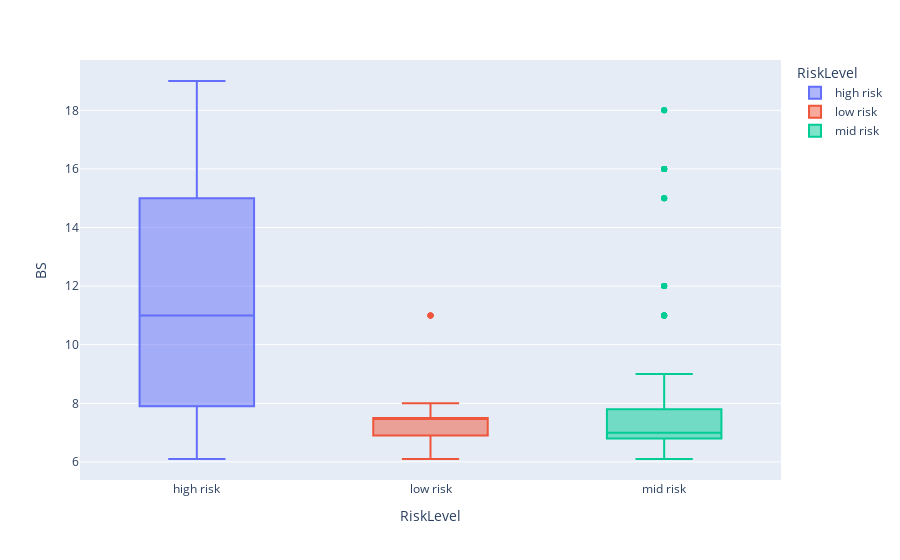

This figure's notebook cell:
### Code cell
import plotly.express as px

fig = px.box(dados_BS_acima,x='RiskLevel', y="BS", color='RiskLevel')
fig.show()

### Figure 1 — Plotly figure (JSON) as saved in the notebook; plotly's stock layout.template omitted (floating-point values rounded to 4 significant figures; data arrays with more than 128 entries replaced by an {"elided": "..."} marker saying what was removed)
{"data": [{"alignmentgroup": "True", "hovertemplate": "RiskLevel=%{x}<br>BS=%{y}<extra></extra>", "legendgroup": "high risk", "marker": {"color": "#636efa"}, "name": "high risk", "notched": false, "offsetgroup": "high risk", "orientation": "v", "showlegend": true, "type": "box", "x": {"elided": "272 str values"}, "x0": " ", "xaxis": "x", "y": {"elided": "272 float values"}, "y0": " ", "yaxis": "y"}, {"alignmentgroup": "True", "hovertemplate": "RiskLevel=%{x}<br>BS=%{y}<extra></extra>", "legendgroup": "low risk", "marker": {"color": "#EF553B"}, "name": "low risk", "notched": false, "offsetgroup": "low risk", "orientation": "v", "showlegend": true, "type": "box", "x": {"elided": "399 str values"}, "x0": " ", "xaxis": "x", "y": {"elided": "399 float values"}, "y0": " ", "yaxis": "y"}, {"alignmentgroup": "True", "hovertemplate": "RiskLevel=%{x}<br>BS=%{y}<extra></extra>", "legendgroup": "mid risk", "marker": {"color": "#00cc96"}, "name": "mid risk", "notched": false, "offsetgroup": "mid risk", "orientation": "v", "showlegend": true, "type": "box", "x": {"elided": "322 str values"}, "x0": " ", "xaxis": "x", "y": {"elided": "322 float values"}, "y0": " ", "yaxis": "y"}], "layout": {"boxmode": "overlay", "legend": {"title": {"text": "RiskLevel"}, "tracegroupgap": 0}, "margin": {"t": 60}, "xaxis": {"anchor": "y", "categoryarray": ["high risk", "low risk", "mid risk"], "categoryorder": "array", "domain": [0, 1], "title": {"text": "RiskLevel"}}, "yaxis": {"anchor": "x", "domain": [0, 1], "title": {"text": "BS"}}}}
